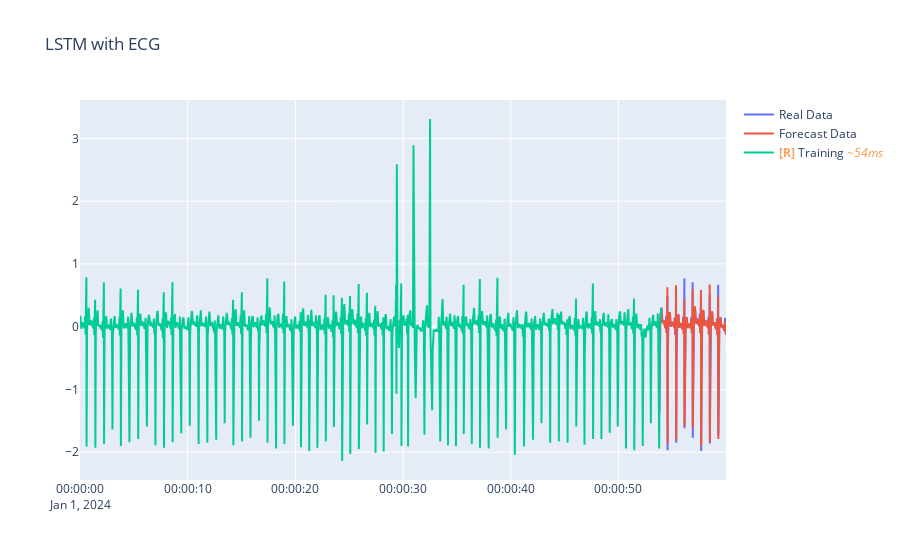

The notebook cell this image was saved under:
### Code cell
fig = go.Figure()
fig.update_layout(title="LSTM with ECG")
fig.add_trace(go.Scatter(x=df_test['ds'], y=df_test['y'], mode='lines', name='Real Data'))
fig.add_trace(go.Scatter(x=df_test['ds'], y=out_test.reshape(-1), mode='lines', name='Forecast Data'))
fig.add_trace(go.Scatter(x=df_train['ds'], y=df_train['y'], mode='lines', name='Training'))
fig.show()

### Figure 1 — Plotly figure (JSON) as saved in the notebook; plotly's stock layout.template omitted (floating-point values rounded to 4 significant figures; data arrays with more than 128 entries replaced by an {"elided": "..."} marker saying what was removed)
{"data": [{"mode": "lines", "name": "Real Data", "type": "scatter", "uid": "22b13098-fab2-4a51-9b93-c91ba71188b1", "x": {"elided": "794 str values"}, "y": {"elided": "794 float values"}}, {"mode": "lines", "name": "Forecast Data", "type": "scatter", "uid": "9cdf4b39-8be5-4ebd-a9bc-a7e8b71c8c54", "x": {"elided": "794 str values"}, "y": {"elided": "794 float values"}}, {"mode": "lines", "name": "<b style=\"color:sandybrown\">[R]</b> Training <i style=\"color:#fc9944\">~54ms</i>", "type": "scatter", "uid": "34735597-f0ed-4be3-a215-bd91af1bd8a6", "x": {"elided": "1000 str values"}, "y": {"elided": "1000 float values"}}], "layout": {"title": {"text": "LSTM with ECG"}}}
